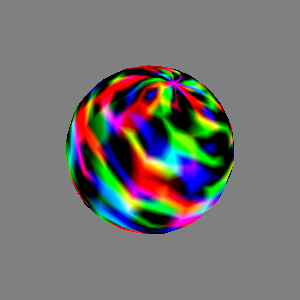

Python code for this plot:
#!/usr/bin/env python

# Test custom GLSL shader replacements on a sphere with random vectors.
# Modern replacement for the removed LoadMaterialFromString API.
# Uses vtkShaderProperty.AddVertexShaderReplacement /
# AddFragmentShaderReplacement to inject custom GLSL code.

import vtkmodules.vtkInteractionStyle  # noqa: F401
import vtkmodules.vtkRenderingFreeType  # noqa: F401
import vtkmodules.vtkRenderingOpenGL2  # noqa: F401

from vtkmodules.vtkFiltersGeneral import vtkBrownianPoints
from vtkmodules.vtkFiltersSources import vtkSphereSource
from vtkmodules.vtkRenderingCore import (
    vtkActor,
    vtkPolyDataMapper,
    vtkRenderWindow,
    vtkRenderWindowInteractor,
    vtkRenderer,
)

# Sphere with random vectors
sphere_source = vtkSphereSource()
sphere_source.SetRadius(5)
sphere_source.SetPhiResolution(20)
sphere_source.SetThetaResolution(20)

random_vectors = vtkBrownianPoints()
random_vectors.SetMinimumSpeed(0)
random_vectors.SetMaximumSpeed(1)
random_vectors.SetInputConnection(sphere_source.GetOutputPort())

sphere_mapper = vtkPolyDataMapper()
sphere_mapper.SetInputConnection(random_vectors.GetOutputPort())
sphere_mapper.MapDataArrayToVertexAttribute("genAttrVector", "BrownianVectors", 0, -1)

sphere_actor = vtkActor()
sphere_actor.SetMapper(sphere_mapper)

# Use vtkShaderProperty to inject custom GLSL code
sp = sphere_actor.GetShaderProperty()

sp.AddVertexShaderReplacement(
    "//VTK::Color::Dec",
    True,
    "//VTK::Color::Dec\n"
    "in vec3 genAttrVector;\n"
    "out vec4 myColor;\n",
    False,
)

sp.AddVertexShaderReplacement(
    "//VTK::Color::Impl",
    True,
    "//VTK::Color::Impl\n"
    "  myColor = vec4(normalize(genAttrVector), 1.0);\n",
    False,
)

sp.AddFragmentShaderReplacement(
    "//VTK::Color::Dec",
    True,
    "//VTK::Color::Dec\n"
    "in vec4 myColor;\n",
    False,
)

sp.AddFragmentShaderReplacement(
    "//VTK::Color::Impl",
    True,
    "//VTK::Color::Impl\n"
    "  ambientColor = myColor.rgb;\n"
    "  diffuseColor = myColor.rgb;\n"
    "  opacity = myColor.a;\n",
    False,
)

renderer = vtkRenderer()
renderer.AddActor(sphere_actor)
renderer.SetBackground(0.5, 0.5, 0.5)

render_window = vtkRenderWindow()
render_window.AddRenderer(renderer)
render_window.SetWindowName("generic vertex attributes glsl")
render_window.SetMultiSamples(0)
render_window.SetSize(300, 300)

interactor = vtkRenderWindowInteractor()
interactor.SetRenderWindow(render_window)

# First render initializes OpenGL context for shader compilation
render_window.Render()

renderer.GetActiveCamera().Azimuth(-50)
renderer.GetActiveCamera().Roll(70)

interactor.Initialize()
interactor.Start()
